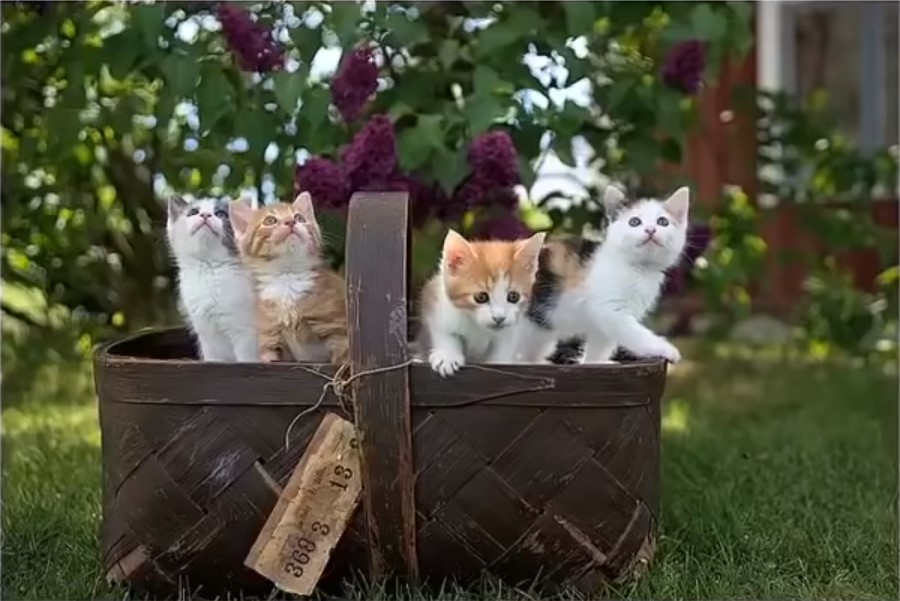
#> input picture photos/cat.jpg, 900 x 601 px, given in place of cat.jpeg, which was not available
$ python splitmerge.py
#> lines starting #> are read from the running program, lines starting #| are printed output that depends on the picture; pictures that were not available may be replaced by others from this repository, and a replacement may not be noted
import cv2 as cv
import numpy as np
import matplotlib.pyplot as plt


img = cv.imread('photos/cat.jpeg')
#> img is the input picture: shape (601, 900, 3); mean B, G, R 58.7, 77.7, 77.3
cv.imshow('Cat', img)

blank = np.zeros(img.shape[:2], dtype='uint8')

b,g,r = cv.split(img)
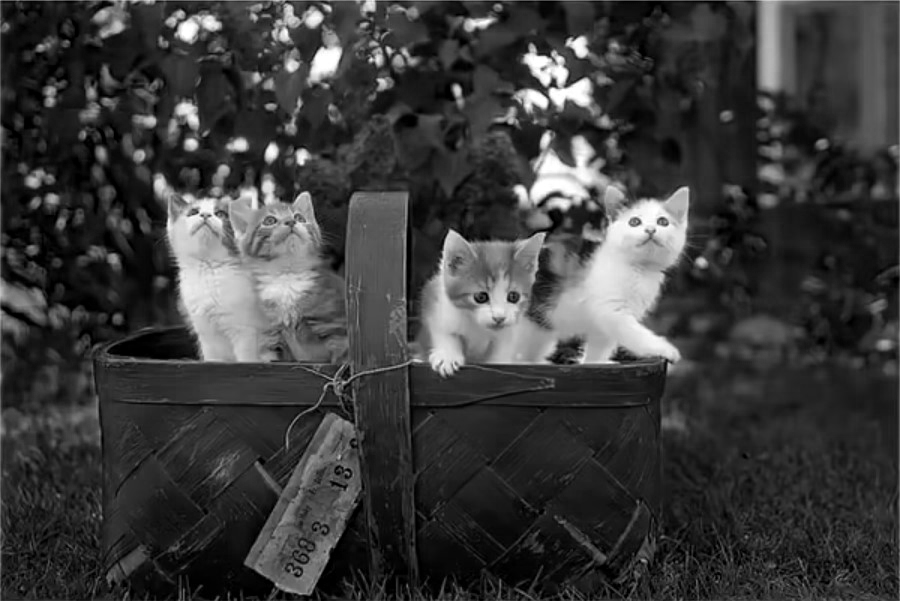
#> b: shape (601, 900); min 0, max 255, mean 58.7
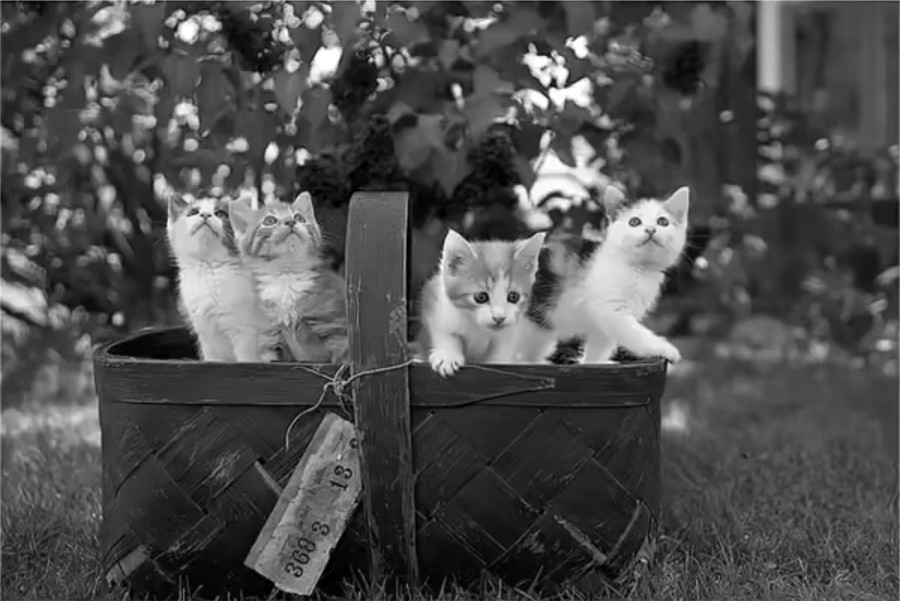
#> g: shape (601, 900); min 0, max 255, mean 77.7
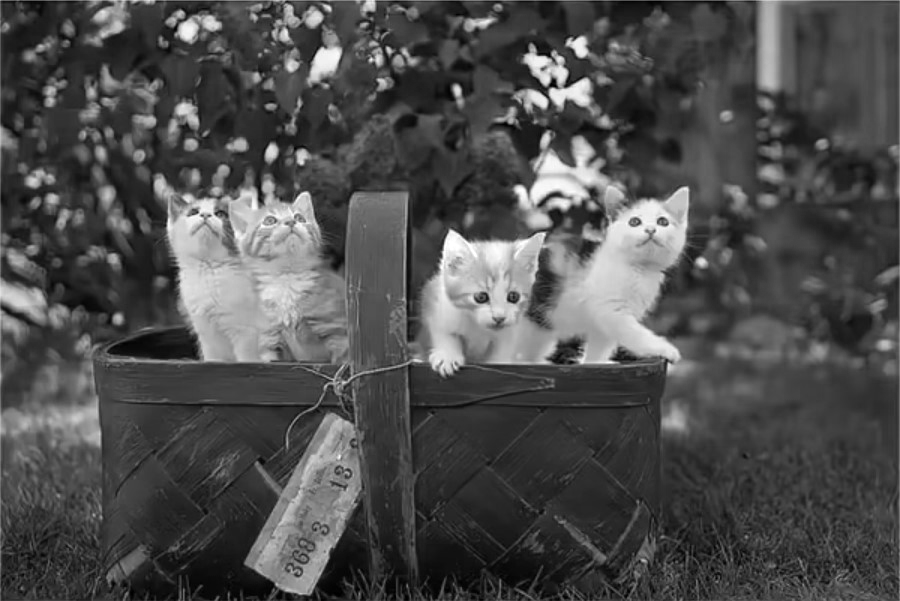
#> r: shape (601, 900); min 0, max 255, mean 77.3

blue = cv.merge([b, blank, blank])
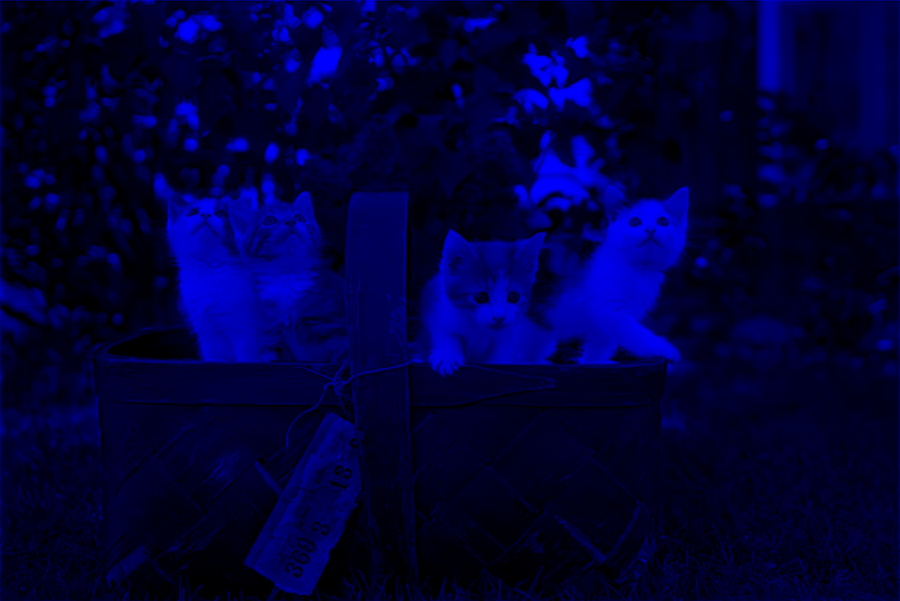
#> blue: shape (601, 900, 3); mean of channels 0, 1, 2 58.7, 0, 0; drawn as B, G, R
green = cv.merge([blank, g, blank])
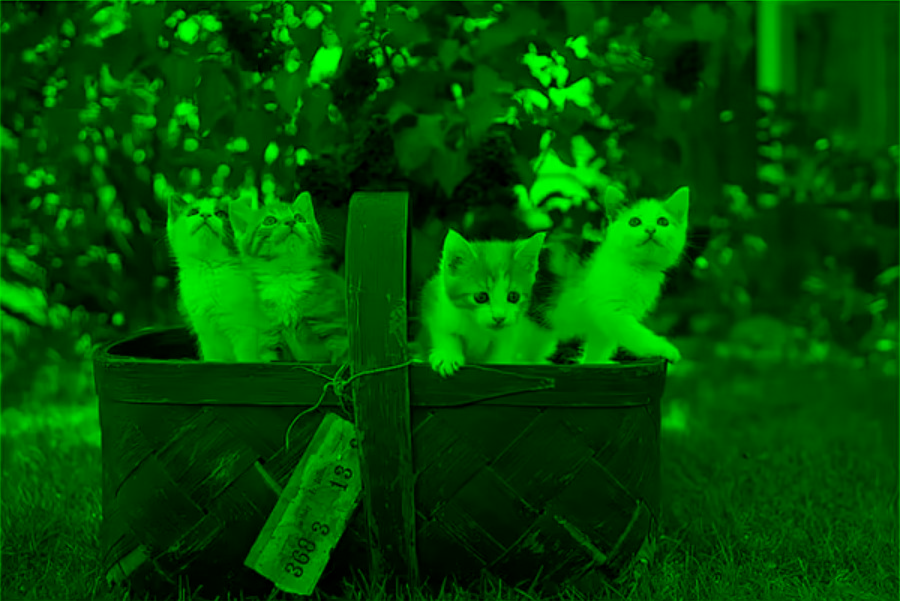
#> green: shape (601, 900, 3); mean of channels 0, 1, 2 0, 77.7, 0; drawn as B, G, R
red = cv.merge([blank, blank, r])
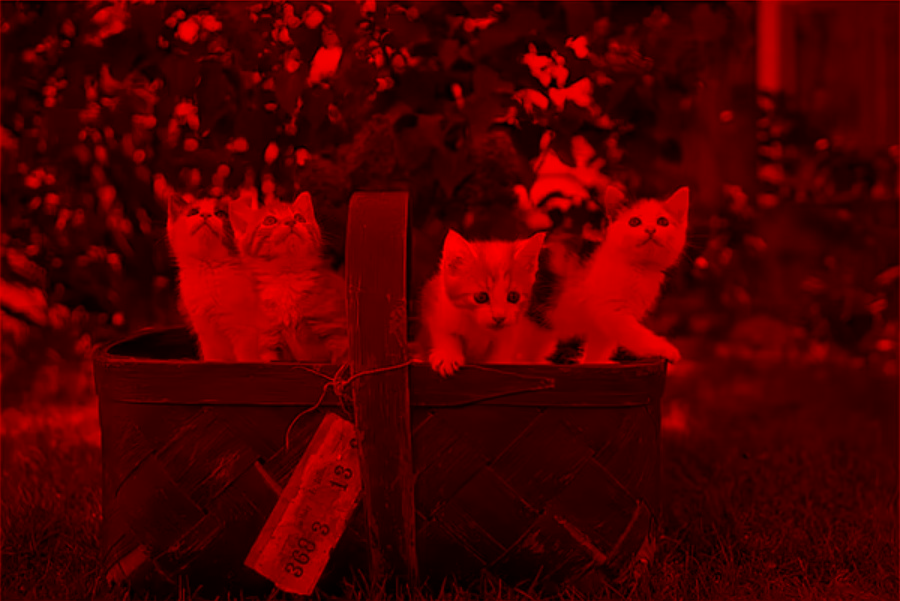
#> red: shape (601, 900, 3); mean of channels 0, 1, 2 0, 0, 77.3; drawn as B, G, R

cv.imshow('Blue', blue)
cv.imshow('Green', green)
cv.imshow('Red', red)


# cv.imshow('Blue', b)
# cv.imshow('Green', g)
# cv.imshow('Red', r)

print(img.shape) #3 color channel
#| (601, 900, 3)
print(b.shape)
#| (601, 900)
print(g.shape)
#| (601, 900)
print(r.shape)
#| (601, 900)


merged = cv.merge([b, g, r])
cv.imshow('Merged', merged)

# plt.imshow(img)
# plt.show()


cv.waitKey(0)

$ run again, with photos/group1.jpg copied over photos/cat.jpg
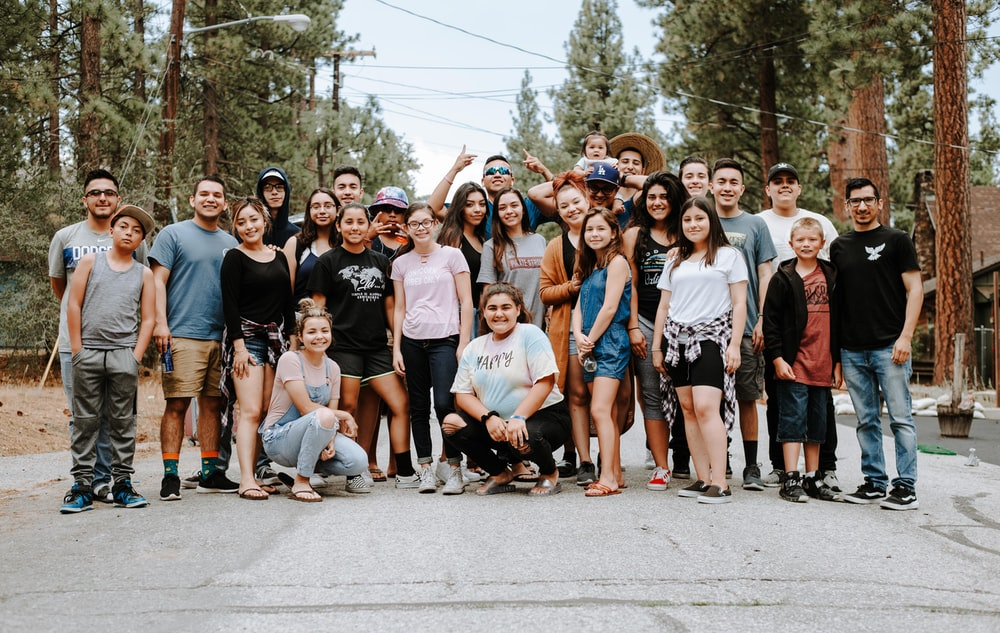
#> input picture photos/group1.jpg, 1000 x 633 px, given in place of cat.jpeg, which was not available
#> img is the input picture: shape (633, 1000, 3); mean B, G, R 117.4, 125.9, 133.5
#> `green = cv.merge([blank, g, blank])`:
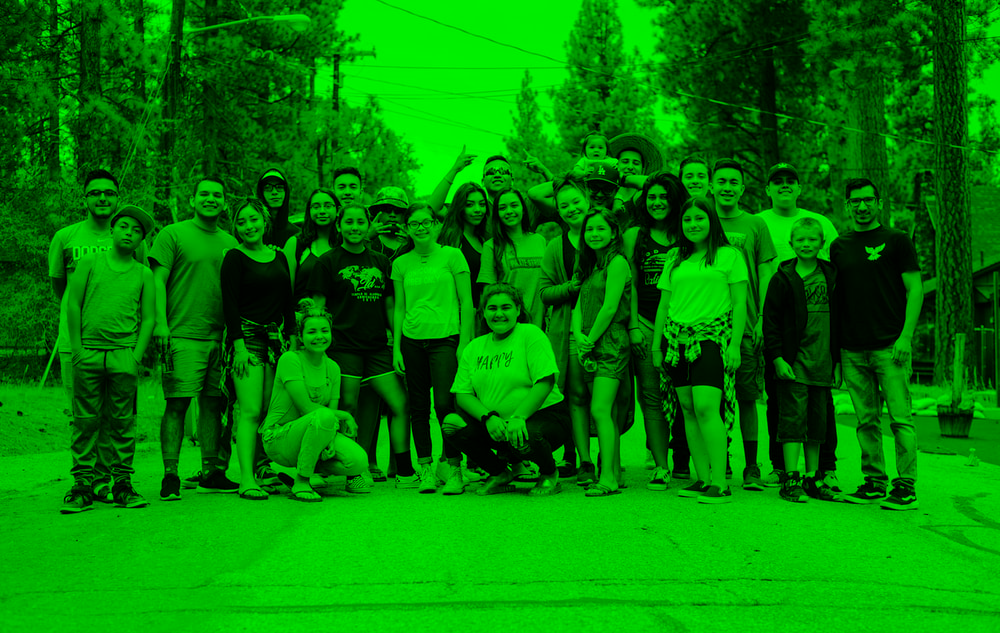
#> green: shape (633, 1000, 3); mean of channels 0, 1, 2 0, 125.9, 0; drawn as B, G, R
#> `red = cv.merge([blank, blank, r])`:
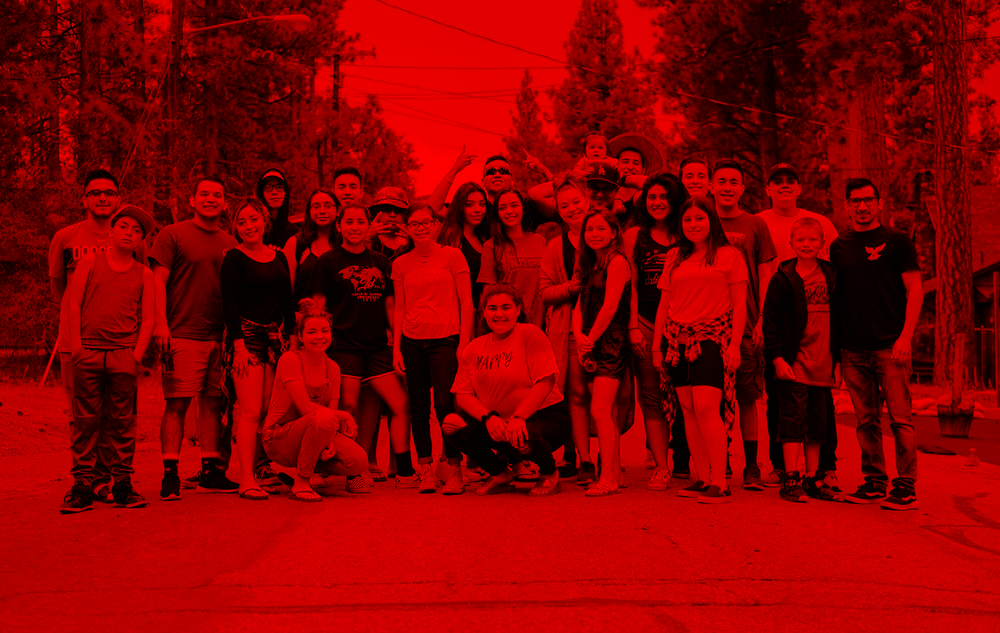
#> red: shape (633, 1000, 3); mean of channels 0, 1, 2 0, 0, 133.5; drawn as B, G, R
#| (633, 1000, 3)
#| (633, 1000)
#| (633, 1000)
#| (633, 1000)

$ run again, with photos/group2.jpg copied over photos/cat.jpg
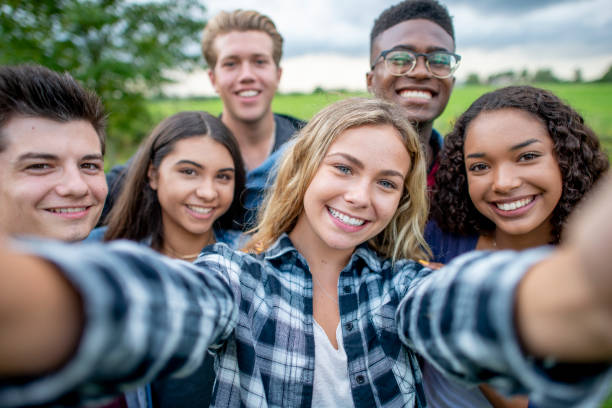
#> input picture photos/group2.jpg, 612 x 408 px, given in place of cat.jpeg, which was not available
#> img is the input picture: shape (408, 612, 3); mean B, G, R 120, 122.5, 122.9
#> `green = cv.merge([blank, g, blank])`:
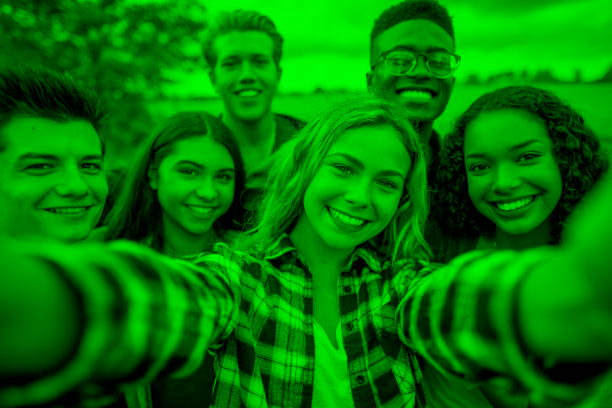
#> green: shape (408, 612, 3); mean of channels 0, 1, 2 0, 122.5, 0; drawn as B, G, R
#> `red = cv.merge([blank, blank, r])`:
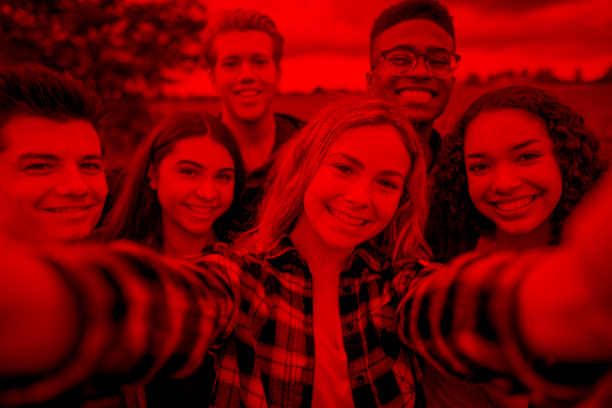
#> red: shape (408, 612, 3); mean of channels 0, 1, 2 0, 0, 122.9; drawn as B, G, R
#| (408, 612, 3)
#| (408, 612)
#| (408, 612)
#| (408, 612)

$ run again, with photos/group3.jpg copied over photos/cat.jpg
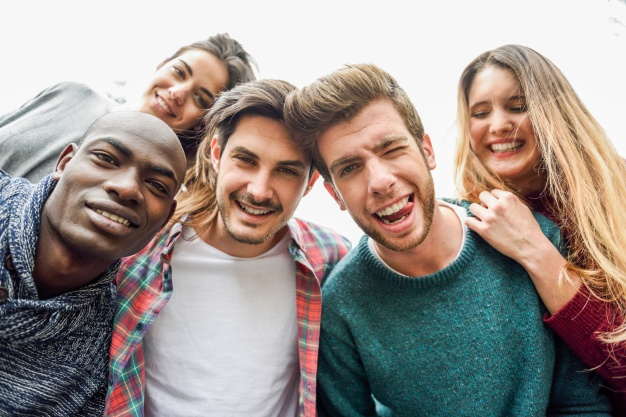
#> input picture photos/group3.jpg, 626 x 417 px, given in place of cat.jpeg, which was not available
#> img is the input picture: shape (417, 626, 3); mean B, G, R 140.7, 146.1, 156
#> `green = cv.merge([blank, g, blank])`:
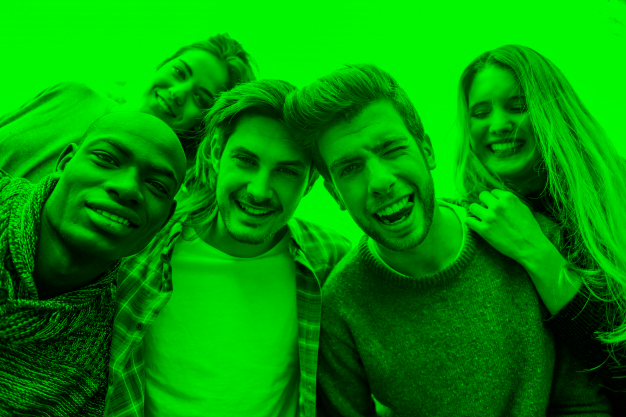
#> green: shape (417, 626, 3); mean of channels 0, 1, 2 0, 146.1, 0; drawn as B, G, R
#> `red = cv.merge([blank, blank, r])`:
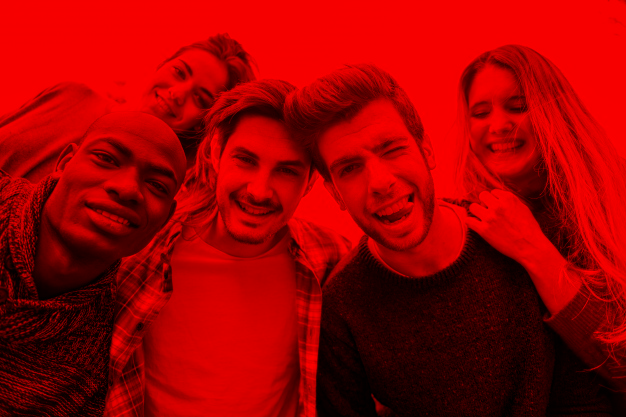
#> red: shape (417, 626, 3); mean of channels 0, 1, 2 0, 0, 156; drawn as B, G, R
#| (417, 626, 3)
#| (417, 626)
#| (417, 626)
#| (417, 626)
